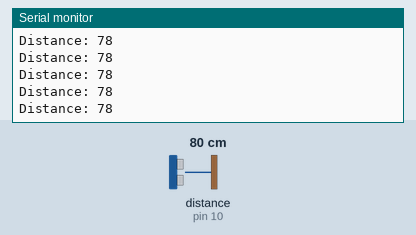
The sketch below on a simulated Arduino Uno, built with avr-gcc and run on an emulated ATmega328P. On the bench: the last lines printed to the serial monitor. Wiring (inferred from the names in the program): ultrasonic range finder: trigger pin 9; echo pin 10. The inputs (shaded band) are chosen by the test bench; at power-on: distance to the obstacle (sensor on pin 10) 80 cm. The echo pulse lasts 58.3 µs per cm.

Above: at 1.2 s.
1.3 s: distance to the obstacle (sensor on pin 10) set to 2 cm
At 1.8 s:
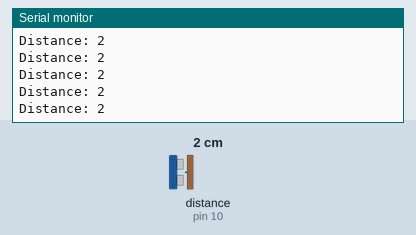
4.3 s: distance to the obstacle (sensor on pin 10) set to 120 cm
At 4.9 s:
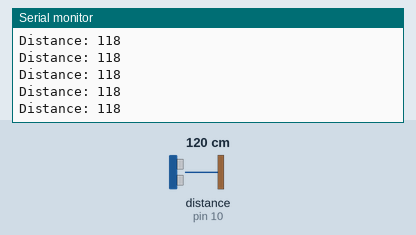
7.3 s: distance to the obstacle (sensor on pin 10) set to 4 cm
At 8.2 s:
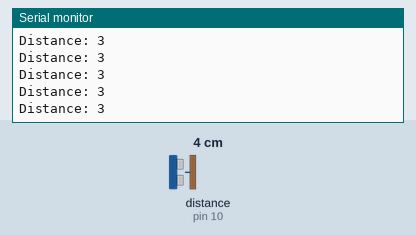
10.3 s: distance to the obstacle (sensor on pin 10) set to 18 cm
At 11.1 s:
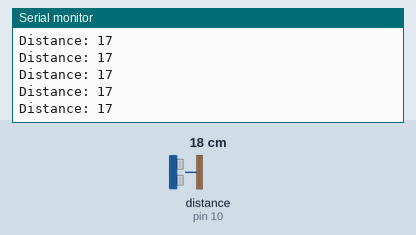
Timing chart, 0 to 13.3 s (numbered marks = the images above; inputs shaded):
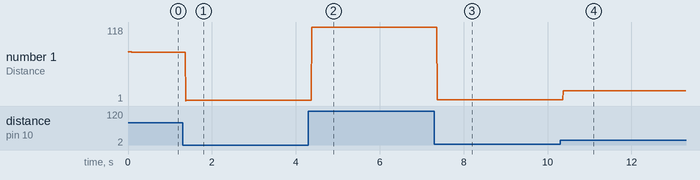

The sketch:

ultrasonic-sensor-testing.ino
```cpp
const int trigPin = 9;
const int echoPin = 10;
int duration, distance;

void setup() {
  Serial.begin(9600);
  pinMode(trigPin, OUTPUT);
  pinMode(echoPin, INPUT);
}

void loop() {
  digitalWrite(trigPin, LOW);
  delayMicroseconds(2);
  digitalWrite(trigPin, HIGH);
  delayMicroseconds(10);
  digitalWrite(trigPin, LOW);
  duration = pulseIn(echoPin, HIGH);
  distance = duration * 0.034 / 2;
  Serial.print("Distance: ");
  Serial.println(distance);
}
```

Measured:
- after the input at 1.3 s, the serial monitor: prints a new line after 0.07 s (image 1)
- after the input at 4.3 s, the serial monitor: prints a new line after 0.08 s (image 2)
- after the input at 7.3 s, the serial monitor: prints a new line after 0.07 s (image 3)
- after the input at 10.3 s, the serial monitor: prints a new line after 0.07 s (image 4)
- plotted number 1: 78 → 2 after the input at 1.3 s, 2 → 118 after the input at 4.3 s, 118 → 3 after the input at 7.3 s, 3 → 1 after the input at 10.3 s
